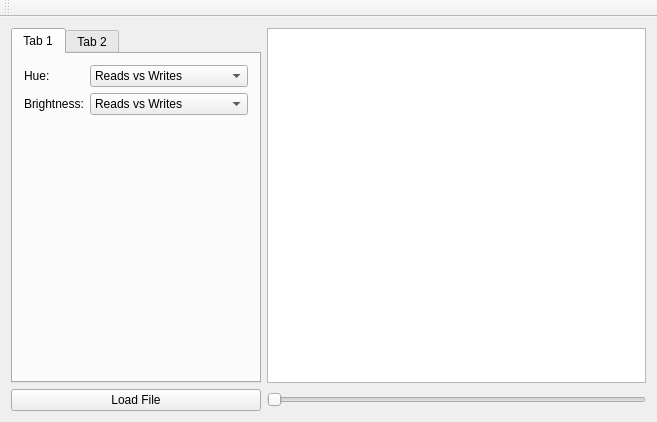
<?xml version="1.0" encoding="UTF-8"?>
<ui version="4.0">
 <class>MainWindow</class>
 <widget class="QMainWindow" name="MainWindow">
  <property name="geometry">
   <rect>
    <x>0</x>
    <y>0</y>
    <width>657</width>
    <height>422</height>
   </rect>
  </property>
  <property name="sizePolicy">
   <sizepolicy hsizetype="Expanding" vsizetype="Expanding">
    <horstretch>1</horstretch>
    <verstretch>1</verstretch>
   </sizepolicy>
  </property>
  <property name="windowTitle">
   <string>MainWindow</string>
  </property>
  <widget class="QWidget" name="centralWidget">
   <property name="sizePolicy">
    <sizepolicy hsizetype="Expanding" vsizetype="Expanding">
     <horstretch>1</horstretch>
     <verstretch>1</verstretch>
    </sizepolicy>
   </property>
   <layout class="QGridLayout" name="gridLayout_2">
    <item row="0" column="1">
     <widget class="QGraphicsView" name="graphicsView">
      <property name="sizePolicy">
       <sizepolicy hsizetype="Expanding" vsizetype="Expanding">
        <horstretch>0</horstretch>
        <verstretch>0</verstretch>
       </sizepolicy>
      </property>
     </widget>
    </item>
    <item row="1" column="0">
     <widget class="QPushButton" name="loadFileButton">
      <property name="sizePolicy">
       <sizepolicy hsizetype="Minimum" vsizetype="Fixed">
        <horstretch>0</horstretch>
        <verstretch>0</verstretch>
       </sizepolicy>
      </property>
      <property name="text">
       <string>Load File</string>
      </property>
     </widget>
    </item>
    <item row="1" column="1">
     <widget class="QSlider" name="horizontalSlider">
      <property name="orientation">
       <enum>Qt::Horizontal</enum>
      </property>
     </widget>
    </item>
    <item row="0" column="0">
     <widget class="QTabWidget" name="tabWidget">
      <property name="sizePolicy">
       <sizepolicy hsizetype="Fixed" vsizetype="Expanding">
        <horstretch>0</horstretch>
        <verstretch>0</verstretch>
       </sizepolicy>
      </property>
      <property name="minimumSize">
       <size>
        <width>250</width>
        <height>0</height>
       </size>
      </property>
      <property name="currentIndex">
       <number>0</number>
      </property>
      <widget class="QWidget" name="tab">
       <attribute name="title">
        <string>Tab 1</string>
       </attribute>
       <layout class="QFormLayout" name="formLayout">
        <item row="0" column="0">
         <widget class="QLabel" name="label">
          <property name="text">
           <string>Hue:</string>
          </property>
         </widget>
        </item>
        <item row="0" column="1">
         <widget class="QComboBox" name="comboBox">
          <item>
           <property name="text">
            <string>Reads vs Writes</string>
           </property>
          </item>
          <item>
           <property name="text">
            <string>Hits vs Misses</string>
           </property>
          </item>
          <item>
           <property name="text">
            <string>Accesses</string>
           </property>
          </item>
         </widget>
        </item>
        <item row="1" column="0">
         <widget class="QLabel" name="label_2">
          <property name="text">
           <string>Brightness:</string>
          </property>
         </widget>
        </item>
        <item row="1" column="1">
         <widget class="QComboBox" name="comboBox_2">
          <item>
           <property name="text">
            <string>Reads vs Writes</string>
           </property>
          </item>
          <item>
           <property name="text">
            <string>Hits vs Misses</string>
           </property>
          </item>
          <item>
           <property name="text">
            <string>Accesses</string>
           </property>
          </item>
         </widget>
        </item>
       </layout>
      </widget>
      <widget class="QWidget" name="tab_2">
       <attribute name="title">
        <string>Tab 2</string>
       </attribute>
      </widget>
     </widget>
    </item>
   </layout>
  </widget>
  <widget class="QMenuBar" name="menuBar">
   <property name="geometry">
    <rect>
     <x>0</x>
     <y>0</y>
     <width>657</width>
     <height>22</height>
    </rect>
   </property>
  </widget>
  <widget class="QToolBar" name="mainToolBar">
   <attribute name="toolBarArea">
    <enum>TopToolBarArea</enum>
   </attribute>
   <attribute name="toolBarBreak">
    <bool>false</bool>
   </attribute>
  </widget>
 </widget>
 <layoutdefault spacing="6" margin="11"/>
 <resources/>
 <connections/>
</ui>
